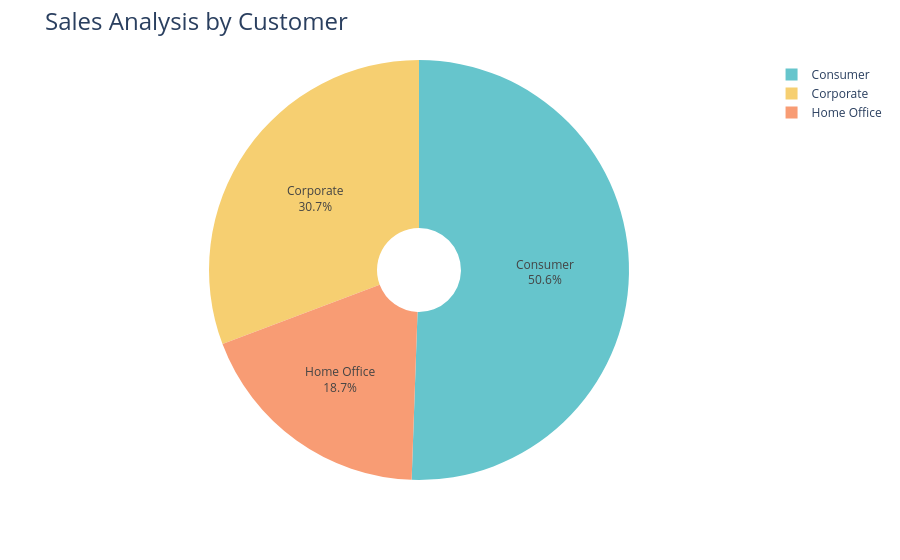

The code cell stored with this chart in its notebook:
### Code cell
fig = px.pie(sales_by_customersegment, 
             values='Sales', 
             names='Segment', 
             hole=0.2, 
             color_discrete_sequence=px.colors.qualitative.Pastel)

fig.update_traces(textposition='inside', textinfo='percent+label')
fig.update_layout(title_text='Sales Analysis by Customer', title_font=dict(size=24))

fig.show()

### Figure 1 — Plotly figure (JSON) as saved in the notebook; plotly's stock layout.template omitted (floating-point values rounded to 4 significant figures)
{"data": [{"domain": {"x": [0, 1], "y": [0, 1]}, "hole": 0.2, "hovertemplate": "Segment=%{label}<br>Sales=%{value}<extra></extra>", "labels": ["Consumer", "Corporate", "Home Office"], "legendgroup": "", "name": "", "showlegend": true, "textinfo": "percent+label", "textposition": "inside", "type": "pie", "values": [1161000.0, 706100.0, 429700.0]}], "layout": {"legend": {"tracegroupgap": 0}, "margin": {"t": 60}, "piecolorway": ["rgb(102, 197, 204)", "rgb(246, 207, 113)", "rgb(248, 156, 116)", "rgb(220, 176, 242)", "rgb(135, 197, 95)", "rgb(158, 185, 243)", "rgb(254, 136, 177)", "rgb(201, 219, 116)", "rgb(139, 224, 164)", "rgb(180, 151, 231)", "rgb(179, 179, 179)"], "title": {"font": {"size": 24}, "text": "Sales Analysis by Customer"}}}
